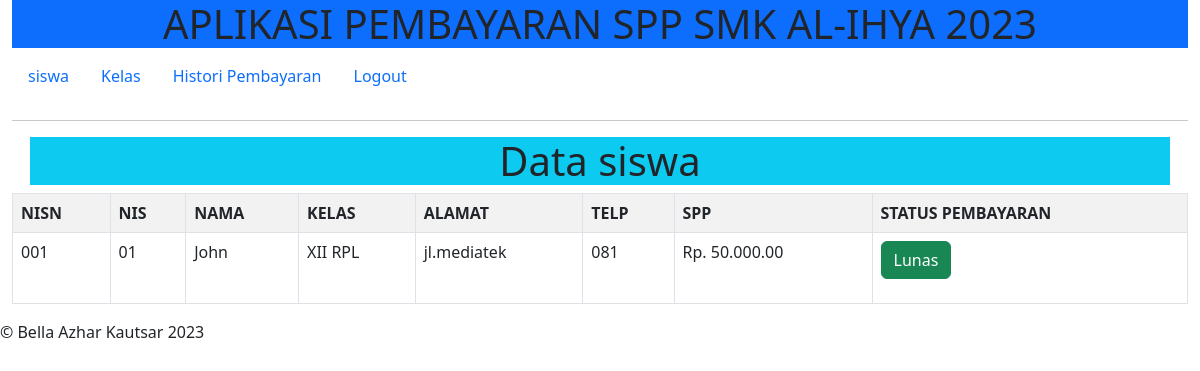
The page /siswa/siswa.php?page=data_siswa (signed in) on the database its author committed.
### tables this page shows
CREATE TABLE `siswa` (
  `nisn` char(10) NOT NULL,
  `nis` char(8) NOT NULL,
  `nama` varchar(32) NOT NULL,
  `id_kelas` int(11) NOT NULL,
  `alamat` text NOT NULL,
  `no_telp` varchar(13) NOT NULL,
  `id_spp` int(11) NOT NULL
);

CREATE TABLE `kelas` (
  `id_kelas` int(11) NOT NULL,
  `nama_kelas` varchar(50) NOT NULL,
  `kompetensi_keahlian` varchar(32) NOT NULL
);

CREATE TABLE `spp` (
  `id_spp` int(11) NOT NULL,
  `tahun` int(11) NOT NULL,
  `nominal` int(11) NOT NULL
);

### siswa/data_siswa.php (the view)
<h1 class="container-md text-center bg-info ">Data siswa</h1>
<table class="table table-bordered table-striped">
    <tr>
        <th>NISN</th>
        <th>NIS</th>
        <th>NAMA</th>
        <th>KELAS</th>
        <th>ALAMAT</th>
        <th>TELP</th>
        <th>SPP</th>
        <th>STATUS PEMBAYARAN</th>
    </tr>
    <?php
    $query = $db->query("SELECT * FROM siswa,kelas,spp WHERE siswa.id_kelas = kelas.id_kelas AND siswa.id_spp = spp.id_spp AND siswa.nisn = '$_SESSION[lognisn]' ORDER by nama DESC");
    $pembayaran = $db->query("SELECT SUM(jumlah_bayar) as jumlah FROM pembayaran WHERE nisn =  '$_SESSION[lognisn]'")->fetch_assoc();
    foreach ($query as $data) :
        $kurang = $data['nominal'] - $pembayaran['jumlah'];
    ?>
        <tr>
            <td><?= $data['nisn']; ?></td>
            <td><?= $data['nis']; ?></td>
            <td><?= $data['nama']; ?></td>
            <td><?= $data['nama_kelas'], ' ', $data['kompetensi_keahlian']; ?></td>
            <td><?= $data['alamat']; ?></td>
            <td><?= $data['no_telp']; ?></td>
            <td>Rp. <?= number_format($data['nominal'], 2, '.', '.'); ?></td>
            <td>
                <?php if ($kurang > 0) : ?>
                    <p><?= 'Kurang ' . 'Rp. ' . number_format($kurang, 2, '.', '.'); ?></p>
                <?php else : ?>
                    <p class="btn btn-success">Lunas</p>
                <?php endif; ?>
            </td>
        </tr>
    <?php endforeach; ?>
</table>

### rows shown on the page
siswa: nisn "001", nis "01", nama "John", id_kelas.nama_kelas "XII", id_kelas.kompetensi_keahlian "RPL", alamat "jl.mediatek", no_telp "081", id_spp.nominal "50.000.00"
